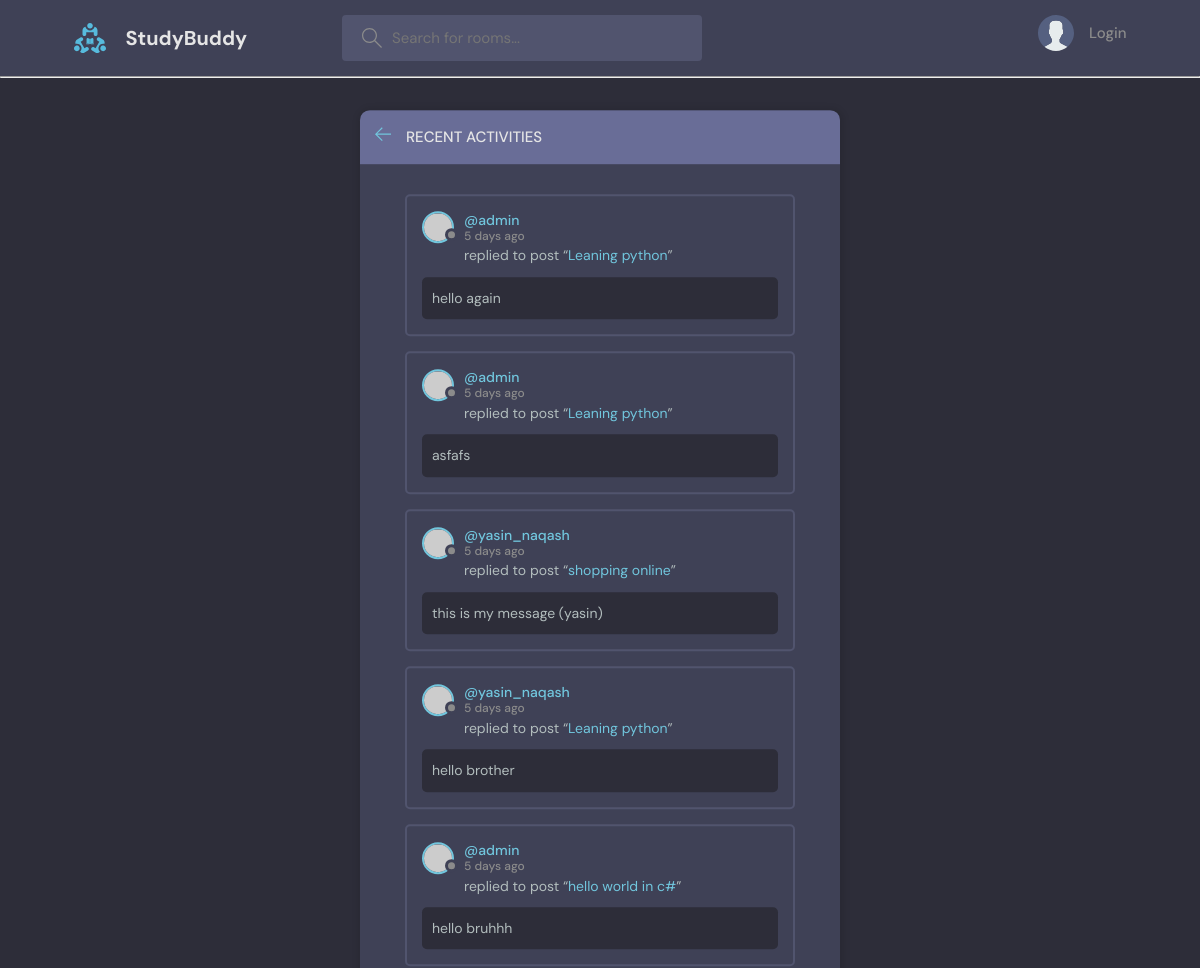
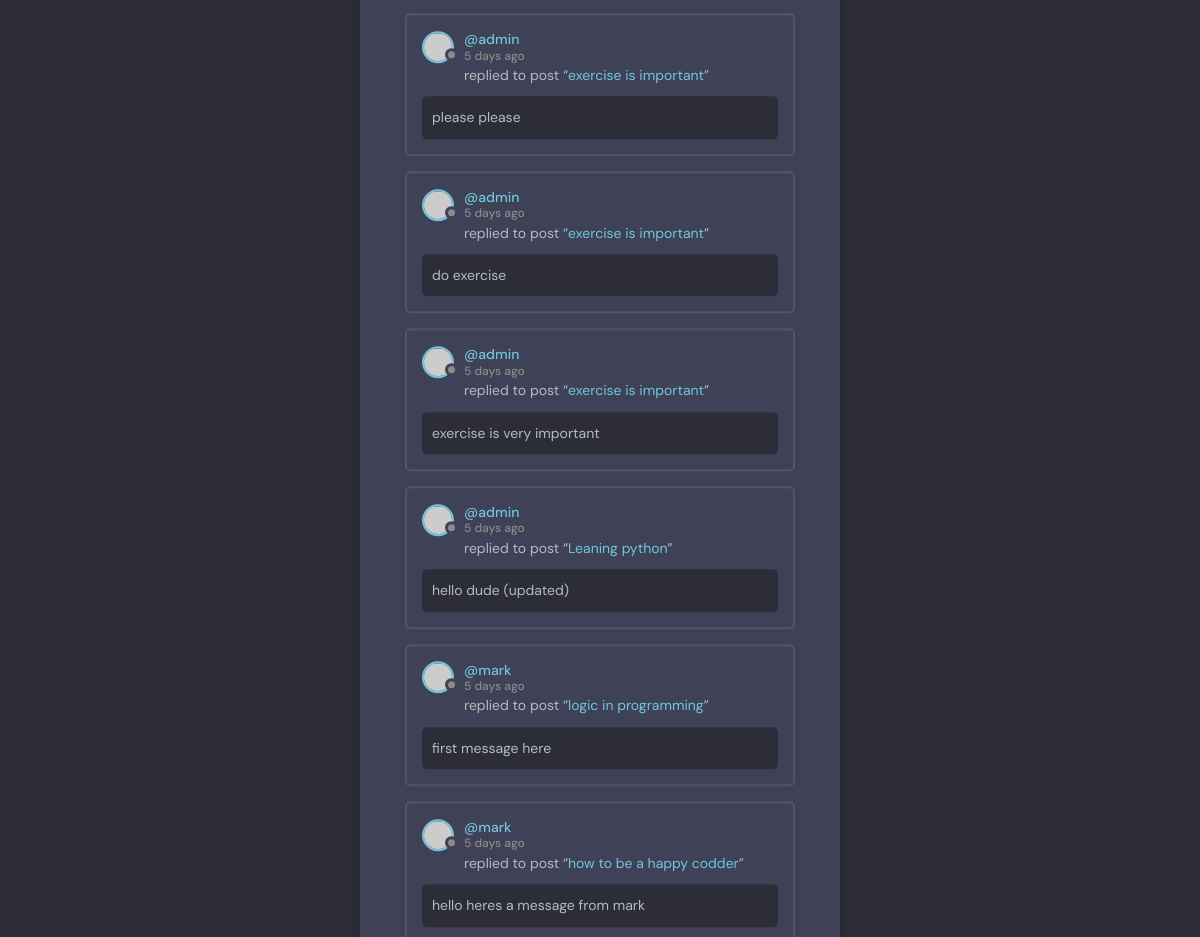
The page /activity/ on the database its author committed (2 pictures, top to bottom).
### base/models.py (models this page shows, shortened)
class Message(models.Model):
    user = models.ForeignKey(User,on_delete=models.CASCADE,null=True)
    room = models.ForeignKey(Room,on_delete=models.CASCADE,null=True)
    body = models.TextField()
    updated = models.DateTimeField(auto_now=True)
    created = models.DateTimeField(auto_now_add=True)
    class Meta:
        ordering = ['-updated','-created']

class Room(models.Model):
    host = models.ForeignKey(User, on_delete=models.SET_NULL,null=True)
    topic = models.ForeignKey('Topic', on_delete=models.SET_NULL,null=True)
    name = models.CharField(max_length=200)
    description = models.TextField(null=True,blank=True)
    participants = models.ManyToManyField(User,related_name='participants',blank=True)
    updated = models.DateTimeField(auto_now=True)
    created = models.DateTimeField(auto_now_add=True)
    class Meta:
        ordering = ['-updated','-created']
    def __str__(self) -> str:
        return self.name

### base/views.py (the view)
# urls.py: path('activity/',views.activity,name='activityurl'),
def activity(request):
    recent_messages = Message.objects.all()
    context = {'recent_messages':recent_messages}
    return render(request,'base/activity.html',context)

### base/templates/base/activity.html (shortened to what this page needs)
{% extends 'main.html' %}
{% block content %}
    <main class="layout">
      <div class="container">
        <div class="layout__box">
          <div class="layout__boxHeader">
            <div class="layout__boxTitle">
              <a href="{{request.META.HTTP_REFERER}}">
                <svg version="1.1" xmlns="http://www.w3.org/2000/svg" width="32" height="32" viewBox="0 0 32 32">
                  <title>arrow-left</title>
                  <path
                    d="M13.723 2.286l-13.723 13.714 13.719 13.714 1.616-1.611-10.96-10.96h27.625v-2.286h-27.625l10.965-10.965-1.616-1.607z"
                  ></path>
                </svg>
              </a>
              <h3>Recent Activities</h3>
            </div>
          </div>
          <div class="activities-page layout__body">
            {% for recent_message in recent_messages %}
            <div class="activities__box">
              <div class="activities__boxHeader roomListRoom__header">
                <a href="profile.html" class="roomListRoom__author">
                  <div class="avatar avatar--small">
                    <img src="https://randomuser.me/api/portraits/women/11.jpg" />
                  </div>
                  <p>
                    @{{recent_message.user}}
                    <span>5 days ago</span>
                  </p>
                </a>
              </div>
              <div class="activities__boxContent">
                <p>replied to post “<a href="{% url 'roomurl' recent_message.room.id %}">{{recent_message.room}}</a>”</p>
                <div class="activities__boxRoomContent">
                  {{recent_message.body}}
                </div>
              </div>
            </div>
            {% endfor %}
          </div>
        </div>
      </div>
    </main>
{% endblock content %}

### static/styles/style.css (style rules this page uses)
:root { --color-main: #71c6dd; --color-main-light: #e1f6fb; --color-dark: #3f4156; --color-dark-medium: #51546e; --color-dark-light: #696d97; --color-light: #e5e5e5; --color-gray: #8b8b8b; --color-light-gray: #b2bdbd; --color-bg: #2d2d39; --color-success: #5dd693; --color-error: #fc4b0b; }
* { font-family: "DM Sans", -apple-system, BlinkMacSystemFont, "Segoe UI", Roboto, Oxygen, Ubuntu, Cantarell, "Open Sans", "Helvetica Neue", sans-serif; margin: 0; padding: 0; box-sizing: border-box; text-rendering: optimizeLegibility; font-size: inherit; }
html { font-size: 56.25%; }
@media only screen and (min-width: 1200px) { html { font-size: 62.5%; } }
body { line-height: 1.6; font-weight: 400; font-size: 1.5rem; color: var(--color-light-gray); background-color: var(--color-bg); min-height: 100vh; }
img { width: 100%; }
a { display: inline-block; color: var(--color-main); text-decoration: none; }
.container { max-width: 120rem; width: 90%; margin: auto; }
.avatar { position: relative; display: inline-block; border-radius: 50%; border: 2px solid var(--color-main); }
.avatar img { display: block; border-radius: 50%; object-fit: cover; object-position: center; }
.avatar::after { content: ""; display: block; position: absolute; background-color: var(--color-gray); z-index: 111; border-radius: 50%; border: 0.3rem solid var(--color-dark); }
.avatar.avatar--small img { width: 2.8rem; height: 2.8rem; }
.avatar.avatar--small:after { width: 0.7rem; height: 0.7rem; bottom: 0px; right: -6px; }
.layout { margin-top: 2.4rem; }
.layout > .container { display: flex; justify-content: space-between; align-items: flex-start; }
.layout__box { width: 90%; max-width: 48rem; min-height: 40rem; position: absolute; top: 50%; left: 50%; transform: translate(-50%, -46%); background-color: var(--color-dark); border-radius: 1rem; box-shadow: 1px 1px 6px 3px rgba(0, 0, 0, 0.1); overflow: hidden; }
.layout__boxHeader { display: flex; padding: 1.5rem; background-color: var(--color-dark-light); }
.layout__boxTitle { display: flex; gap: 1.5rem; align-items: center; }
.layout__boxTitle h3 { text-transform: uppercase; font-weight: 500; color: var(--color-light); }
.layout__boxTitle svg { width: 1.6rem; height: 1.6rem; fill: var(--color-main); }
.layout__body { margin: 3rem; }
.roomListRoom__header { display: flex; justify-content: space-between; align-items: center; }
.roomListRoom__author { font-weight: 500; display: flex; align-items: center; gap: 1rem; }
.activities__box { margin: 1.5rem; padding: 1.5rem; border: 2px solid var(--color-dark-medium); border-radius: 5px; }
.activities__boxHeader p { font-size: 1.4rem; line-height: 1.3; }
.activities__boxHeader p span { color: var(--color-gray); font-size: 1.2rem; display: block; }
.activities__boxContent { margin-left: 4.2rem; }
.activities__boxContent { font-size: 1.4rem; }
.activities__boxRoomContent { background: var(--color-bg); padding: 1rem; border-radius: 5px; margin-top: 1rem; margin-left: -4.2rem; }

### rows shown on the page
Message: user "admin", room "Leaning python", body "hello again"
Message: user "admin", room "Leaning python", body "asfafs"
Message: user "yasin_naqash", room "shopping online", body "this is my message (yasin)"
Message: user "yasin_naqash", room "Leaning python", body "hello brother"
Message: user "admin", room "hello world in c#", body "hello bruhhh"
Message: user "admin", room "exercise is important", body "please please"
Message: user "admin", room "exercise is important", body "do exercise"
Message: user "admin", room "exercise is important", body "exercise is very important"
Message: user "admin", room "Leaning python", body "hello dude (updated)"
Message: user "mark", room "logic in programming", body "first message here"
Message: user "mark", room "how to be a happy codder", body "hello heres a message from mark"
